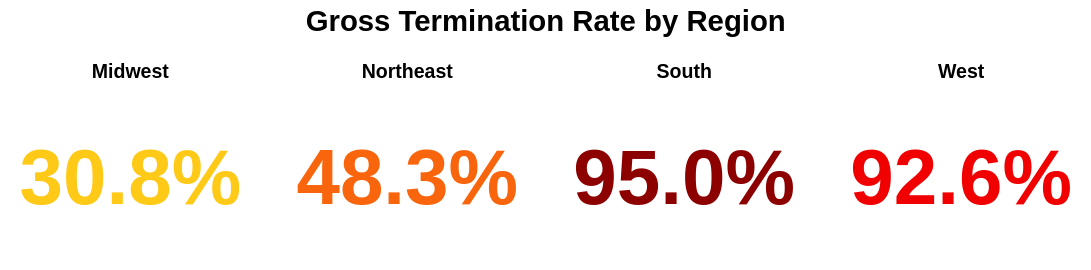

Notebook source saved alongside this figure:
### Markdown cell above
### Visualization: Rate cards

### Code cell
card = (
    alt.Chart(merged_stats)
    .transform_aggregate(
        rate='mean(rate_region)',
        groupby=['region']
    )
    .mark_text(fontSize=48, fontWeight="bold")
    .encode(
        text=alt.Text('rate:Q', format='.1%'),
        color=alt.Color('region:N',
            scale=alt.Scale(
                domain=['Northeast', 'Midwest', 'West', 'South'],
                range=[ "#F8650C", "#FFC917", "#F00000", "#8C0000"]
            ),
            legend=None
        ),
        opacity=alt.when(region_select).then(alt.value(1)).otherwise(alt.value(0.35))
    )
    .properties(width=150, height=100)
    .facet(
        column=alt.Column('region:N', title=None, header=alt.Header(labelFontSize=12, labelFontWeight='bold')),
    ).properties(
        title= alt.TitleParams('Gross Termination Rate by Region ',
        fontSize=18,
        anchor='middle',
        offset=15)
    )
    .add_params(region_select)
)
card

### Figure 1 — Vega-Lite specification as saved in the notebook (floating-point values rounded to 4 significant figures)
{"config": {"view": {"continuousWidth": 300, "continuousHeight": 300}}, "data": {"name": "data-d7de986154f23619ac124d5259a33312"}, "facet": {"column": {"field": "region", "header": {"labelFontSize": 12, "labelFontWeight": "bold"}, "title": null, "type": "nominal"}}, "spec": {"mark": {"type": "text", "fontSize": 48, "fontWeight": "bold"}, "encoding": {"color": {"field": "region", "legend": null, "scale": {"domain": ["Northeast", "Midwest", "West", "South"], "range": ["#F8650C", "#FFC917", "#F00000", "#8C0000"]}, "type": "nominal"}, "opacity": {"condition": [{"param": "region_select", "value": 1}], "value": 0.35}, "text": {"field": "rate", "format": ".1%", "type": "quantitative"}}, "height": 100, "name": "view_217489f0519ea55d_0", "transform": [{"aggregate": [{"op": "mean", "field": "rate_region", "as": "rate"}], "groupby": ["region"]}], "width": 150}, "params": [{"name": "region_select", "select": {"type": "point", "clear": "mouseout", "fields": ["region"], "on": "click", "toggle": "false"}, "bind": "legend", "views": ["view_217489f0519ea55d_0"]}], "title": {"text": "Gross Termination Rate by Region ", "anchor": "middle", "fontSize": 18, "offset": 15}, "$schema": "https://vega.github.io/schema/vega-lite/v6.4.1.json", "datasets": {"data-d7de986154f23619ac124d5259a33312": [{"region": "Midwest", "state": "IA", "n_grants_state": 9, "n_terminated_state": 9, "rate_state": 1.0, "id": 19, "rate_region": 0.308, "n_grant_region": 1096, "n_terminated_region": 338}, {"region": "Midwest", "state": "IL", "n_grants_state": 820, "n_terminated_state": 71, "rate_state": 0.08659, "id": 17, "rate_region": 0.308, "n_grant_region": 1096, "n_terminated_region": 338}, {"region": "Midwest", "state": "IN", "n_grants_state": 22, "n_terminated_state": 21, "rate_state": 0.9545, "id": 18, "rate_region": 0.308, "n_grant_region": 1096, "n_terminated_region": 338}, {"region": "Midwest", "state": "KS", "n_grants_state": 2, "n_terminated_state": 2, "rate_state": 1.0, "id": 20, "rate_region": 0.308, "n_grant_region": 1096, "n_terminated_region": 338}, {"region": "Midwest", "state": "MI", "n_grants_state": 69, "n_terminated_state": 68, "rate_state": 0.9855, "id": 26, "rate_region": 0.308, "n_grant_region": 1096, "n_terminated_region": 338}, {"region": "Midwest", "state": "MN", "n_grants_state": 30, "n_terminated_state": 29, "rate_state": 0.9667, "id": 27, "rate_region": 0.308, "n_grant_region": 1096, "n_terminated_region": 338}, {"region": "Midwest", "state": "MO", "n_grants_state": 42, "n_terminated_state": 40, "rate_state": 0.9524, "id": 29, "rate_region": 0.308, "n_grant_region": 1096, "n_terminated_region": 338}, {"region": "Midwest", "state": "ND", "n_grants_state": 2, "n_terminated_state": 2, "rate_state": 1.0, "id": 38, "rate_region": 0.308, "n_grant_region": 1096, "n_terminated_region": 338}, {"region": "Midwest", "state": "NE", "n_grants_state": 14, "n_terminated_state": 14, "rate_state": 1.0, "id": 31, "rate_region": 0.308, "n_grant_region": 1096, "n_terminated_region": 338}, {"region": "Midwest", "state": "OH", "n_grants_state": 47, "n_terminated_state": 43, "rate_state": 0.9149, "id": 39, "rate_region": 0.308, "n_grant_region": 1096, "n_terminated_region": 338}, {"region": "Midwest", "state": "SD", "n_grants_state": 2, "n_terminated_state": 2, "rate_state": 1.0, "id": 46, "rate_region": 0.308, "n_grant_region": 1096, "n_terminated_region": 338}, {"region": "Midwest", "state": "WI", "n_grants_state": 37, "n_terminated_state": 37, "rate_state": 1.0, "id": 55, "rate_region": 0.308, "n_grant_region": 1096, "n_terminated_region": 338}, {"region": "Northeast", "state": "CT", "n_grants_state": 56, "n_terminated_state": 53, "rate_state": 0.9464, "id": 9, "rate_region": 0.483, "n_grant_region": 2810, "n_terminated_region": 1356}, {"region": "Northeast", "state": "MA", "n_grants_state": 818, "n_terminated_state": 762, "rate_state": 0.9315, "id": 25, "rate_region": 0.483, "n_grant_region": 2810, "n_terminated_region": 1356}, {"region": "Northeast", "state": "ME", "n_grants_state": 5, "n_terminated_state": 5, "rate_state": 1.0, "id": 23, "rate_region": 0.483, "n_grant_region": 2810, "n_terminated_region": 1356}, {"region": "Northeast", "state": "NH", "n_grants_state": 5, "n_terminated_state": 5, "rate_state": 1.0, "id": 33, "rate_region": 0.483, "n_grant_region": 2810, "n_terminated_region": 1356}, {"region": "Northeast", "state": "NJ", "n_grants_state": 35, "n_terminated_state": 31, "rate_state": 0.8857, "id": 34, "rate_region": 0.483, "n_grant_region": 2810, "n_terminated_region": 1356}, {"region": "Northeast", "state": "NY", "n_grants_state": 1471, "n_terminated_state": 359, "rate_state": 0.2441, "id": 36, "rate_region": 0.483, "n_grant_region": 2810, "n_terminated_region": 1356}, {"region": "Northeast", "state": "PA", "n_grants_state": 138, "n_terminated_state": 108, "rate_state": 0.7826, "id": 42, "rate_region": 0.483, "n_grant_region": 2810, "n_terminated_region": 1356}, {"region": "Northeast", "state": "RI", "n_grants_state": 279, "n_terminated_state": 31, "rate_state": 0.1111, "id": 44, "rate_region": 0.483, "n_grant_region": 2810, "n_terminated_region": 1356}, {"region": "Northeast", "state": "VT", "n_grants_state": 3, "n_terminated_state": 2, "rate_state": 0.6667, "id": 50, "rate_region": 0.483, "n_grant_region": 2810, "n_terminated_region": 1356}, {"region": "South", "state": "AL", "n_grants_state": 27, "n_terminated_state": 26, "rate_state": 0.963, "id": 1, "rate_region": 0.95, "n_grant_region": 721, "n_terminated_region": 685}, {"region": "South", "state": "AR", "n_grants_state": 9, "n_terminated_state": 9, "rate_state": 1.0, "id": 5, "rate_region": 0.95, "n_grant_region": 721, "n_terminated_region": 685}, {"region": "South", "state": "DC", "n_grants_state": 24, "n_terminated_state": 23, "rate_state": 0.9583, "id": 11, "rate_region": 0.95, "n_grant_region": 721, "n_terminated_region": 685}, {"region": "South", "state": "DE", "n_grants_state": 7, "n_terminated_state": 7, "rate_state": 1.0, "id": 10, "rate_region": 0.95, "n_grant_region": 721, "n_terminated_region": 685}, {"region": "South", "state": "FL", "n_grants_state": 89, "n_terminated_state": 81, "rate_state": 0.9101, "id": 12, "rate_region": 0.95, "n_grant_region": 721, "n_terminated_region": 685}, {"region": "South", "state": "GA", "n_grants_state": 69, "n_terminated_state": 67, "rate_state": 0.971, "id": 13, "rate_region": 0.95, "n_grant_region": 721, "n_terminated_region": 685}, {"region": "South", "state": "KY", "n_grants_state": 22, "n_terminated_state": 20, "rate_state": 0.9091, "id": 21, "rate_region": 0.95, "n_grant_region": 721, "n_terminated_region": 685}, {"region": "South", "state": "LA", "n_grants_state": 18, "n_terminated_state": 17, "rate_state": 0.9444, "id": 22, "rate_region": 0.95, "n_grant_region": 721, "n_terminated_region": 685}, {"region": "South", "state": "MD", "n_grants_state": 85, "n_terminated_state": 85, "rate_state": 1.0, "id": 24, "rate_region": 0.95, "n_grant_region": 721, "n_terminated_region": 685}, {"region": "South", "state": "MS", "n_grants_state": 12, "n_terminated_state": 12, "rate_state": 1.0, "id": 28, "rate_region": 0.95, "n_grant_region": 721, "n_terminated_region": 685}, {"region": "South", "state": "NC", "n_grants_state": 118, "n_terminated_state": 102, "rate_state": 0.8644, "id": 37, "rate_region": 0.95, "n_grant_region": 721, "n_terminated_region": 685}, {"region": "South", "state": "OK", "n_grants_state": 16, "n_terminated_state": 16, "rate_state": 1.0, "id": 40, "rate_region": 0.95, "n_grant_region": 721, "n_terminated_region": 685}, {"region": "South", "state": "SC", "n_grants_state": 25, "n_terminated_state": 24, "rate_state": 0.96, "id": 45, "rate_region": 0.95, "n_grant_region": 721, "n_terminated_region": 685}, {"region": "South", "state": "TN", "n_grants_state": 35, "n_terminated_state": 34, "rate_state": 0.9714, "id": 47, "rate_region": 0.95, "n_grant_region": 721, "n_terminated_region": 685}, {"region": "South", "state": "TX", "n_grants_state": 125, "n_terminated_state": 122, "rate_state": 0.976, "id": 48, "rate_region": 0.95, "n_grant_region": 721, "n_terminated_region": 685}, {"region": "South", "state": "VA", "n_grants_state": 40, "n_terminated_state": 40, "rate_state": 1.0, "id": 51, "rate_region": 0.95, "n_grant_region": 721, "n_terminated_region": 685}, {"region": "West", "state": "AK", "n_grants_state": 3, "n_terminated_state": 3, "rate_state": 1.0, "id": 2, "rate_region": 0.926, "n_grant_region": 1102, "n_terminated_region": 1020}, {"region": "West", "state": "AZ", "n_grants_state": 29, "n_terminated_state": 29, "rate_state": 1.0, "id": 4, "rate_region": 0.926, "n_grant_region": 1102, "n_terminated_region": 1020}, {"region": "West", "state": "CA", "n_grants_state": 863, "n_terminated_state": 808, "rate_state": 0.9363, "id": 6, "rate_region": 0.926, "n_grant_region": 1102, "n_terminated_region": 1020}, {"region": "West", "state": "CO", "n_grants_state": 51, "n_terminated_state": 51, "rate_state": 1.0, "id": 8, "rate_region": 0.926, "n_grant_region": 1102, "n_terminated_region": 1020}, {"region": "West", "state": "HI", "n_grants_state": 11, "n_terminated_state": 11, "rate_state": 1.0, "id": 15, "rate_region": 0.926, "n_grant_region": 1102, "n_terminated_region": 1020}, {"region": "West", "state": "ID", "n_grants_state": 1, "n_terminated_state": 1, "rate_state": 1.0, "id": 16, "rate_region": 0.926, "n_grant_region": 1102, "n_terminated_region": 1020}, {"region": "West", "state": "MT", "n_grants_state": 6, "n_terminated_state": 6, "rate_state": 1.0, "id": 30, "rate_region": 0.926, "n_grant_region": 1102, "n_terminated_region": 1020}, {"region": "West", "state": "NM", "n_grants_state": 10, "n_terminated_state": 10, "rate_state": 1.0, "id": 35, "rate_region": 0.926, "n_grant_region": 1102, "n_terminated_region": 1020}, {"region": "West", "state": "NV", "n_grants_state": 8, "n_terminated_state": 8, "rate_state": 1.0, "id": 32, "rate_region": 0.926, "n_grant_region": 1102, "n_terminated_region": 1020}, {"region": "West", "state": "OR", "n_grants_state": 22, "n_terminated_state": 22, "rate_state": 1.0, "id": 41, "rate_region": 0.926, "n_grant_region": 1102, "n_terminated_region": 1020}, {"region": "West", "state": "UT", "n_grants_state": 14, "n_terminated_state": 14, "rate_state": 1.0, "id": 49, "rate_region": 0.926, "n_grant_region": 1102, "n_terminated_region": 1020}, {"region": "West", "state": "WA", "n_grants_state": 84, "n_terminated_state": 57, "rate_state": 0.6786, "id": 53, "rate_region": 0.926, "n_grant_region": 1102, "n_terminated_region": 1020}]}}
